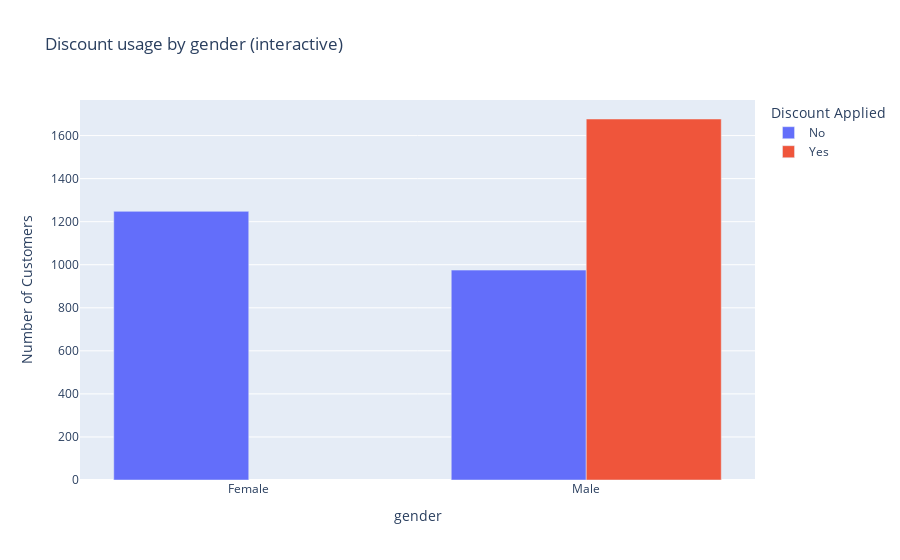

This figure's notebook cell:
### Markdown cell above
* When running the code initially, faced an error. To resolve error: 'ValueError: Mime type rendering requires nbformat>=4.2.0 but it is not installed', needed to run '%pip install nbformat>=4.2.0' as a code first. Plotly graph now displaying correctly. Breakfix advised by a fellow student (Jane Weightman).

### Code cell
h2_plot_data = df_cleaned.groupby(['gender', 'discount_applied']).size().reset_index(name='count')

# Create Plotly bar chart
fig = px.bar(
    h2_plot_data,
    x="gender",
    y="count",
    color="discount_applied",
    barmode="group",
    title="Discount usage by gender (interactive)",
    labels={"discount_applied": "Discount Applied", "count": "Number of Customers"}
)

# Show the figure
fig.show()

### Figure 1 — Plotly figure (JSON) as saved in the notebook; plotly's stock layout.template omitted (floating-point values rounded to 4 significant figures)
{"data": [{"alignmentgroup": "True", "hovertemplate": "Discount Applied=No<br>gender=%{x}<br>Number of Customers=%{y}<extra></extra>", "legendgroup": "No", "marker": {"color": "#636efa", "pattern": {"shape": ""}}, "name": "No", "offsetgroup": "No", "orientation": "v", "showlegend": true, "textposition": "auto", "type": "bar", "x": ["Female", "Male"], "xaxis": "x", "y": [1248, 975], "yaxis": "y"}, {"alignmentgroup": "True", "hovertemplate": "Discount Applied=Yes<br>gender=%{x}<br>Number of Customers=%{y}<extra></extra>", "legendgroup": "Yes", "marker": {"color": "#EF553B", "pattern": {"shape": ""}}, "name": "Yes", "offsetgroup": "Yes", "orientation": "v", "showlegend": true, "textposition": "auto", "type": "bar", "x": ["Male"], "xaxis": "x", "y": [1677], "yaxis": "y"}], "layout": {"barmode": "group", "legend": {"title": {"text": "Discount Applied"}, "tracegroupgap": 0}, "title": {"text": "Discount usage by gender (interactive)"}, "xaxis": {"anchor": "y", "domain": [0, 1], "title": {"text": "gender"}}, "yaxis": {"anchor": "x", "domain": [0, 1], "title": {"text": "Number of Customers"}}}}
